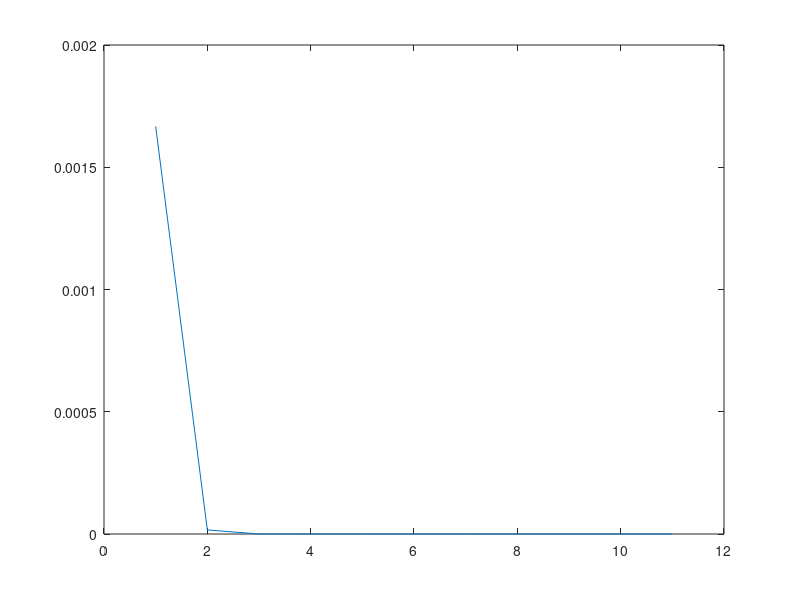
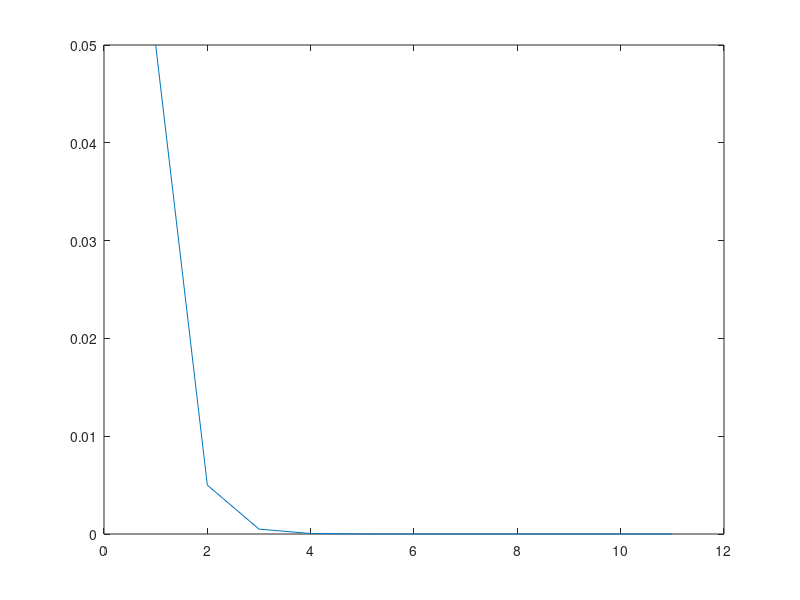

Source code (MATLAB) for these figures, in order:
% Liam Fruzyna
% MATH 4540
% Assignment 2
% Computer Problem 1
format long

% Make a table of the error of this three-point difference method for f'(0) where f(x) = sinx - cosx with h = 10^-1, 10^-2, ..., 10^-12. 
% Plot your results.
% Does the error correspond to the theoretical expectations?

f = @(x) (sin(x) - cos(x));
h = @(i) (10^(-i));
e3 = @(h) ((h^2/6)*1);
error3 = zeros(11, 1);

for i=1:11
    error3(i) = e3(h(i)*1);
end

disp(error3);
plot(error3);
figure;

% Computer Problem 2

% Repeat for two-point difference

e2 = @(h) ((h/2)*1);
error2 = zeros(11, 1);

for i=1:11
    error2(i) = e2(h(i)*1);
end

disp(error2);
plot(error2);